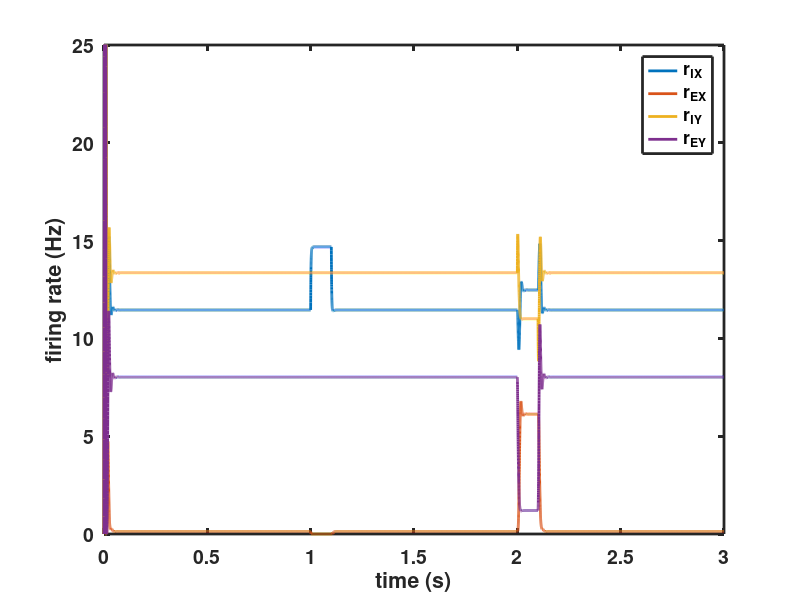

This figure's MATLAB source:
%% parameter
theta_E = -5;
theta_I = 0;
r_max = 100; % Hz
alpha_E = 0.05;
alpha_I = 1;
W_EE = 2;
W_EI = 2.5;
W_IE = -2.5;
W_II = -2;

W_EI_X = 1.75;

%% Time vector
dt = 0.1e-3; % 0.1 ms
t = 0:dt:3;

%% Create vector for extra current
Iapp_E_base = 25 * ones(1, length(t));   % Iapp excitatory base
Iapp_I_base = 20 * ones(1, length(t));   % Iapp inhibitory base

Istim_X = zeros(1, length(t));
Istim_X(1/dt:1.1/dt) = 10;
Istim_Y = zeros(1, length(t));
Istim_Y(2/dt:2.1/dt) = 10;

Iapp_E_X = Iapp_E_base;
Iapp_I_X = Iapp_I_base + Istim_X;
Iapp_E_Y = Iapp_E_base;
Iapp_I_Y = Iapp_I_base + Istim_Y;

tau_E = 5e-3;
tau_I = 5e-3;

%% firing rate r vector
r_E_X = zeros(1, length(t));
r_I_X = zeros(1, length(t));
I_E_X = zeros(1, length(t));
I_I_X = zeros(1, length(t));

r_E_Y = zeros(1, length(t));
r_I_Y = zeros(1, length(t));
I_E_Y = zeros(1, length(t));
I_I_Y = zeros(1, length(t));


for i = 2: length(t)
    %% I for cell X
    I_E_X(1, i-1) = W_EE*r_E_X(1, i-1) + W_IE*r_I_X(1, i-1) + Iapp_E_X(1, i-1);
    I_I_X(1, i-1) = W_EI_X * r_E_Y(1, i-1) + W_EI*r_E_X(1, i-1) + W_II*r_I_X(1, i-1) + Iapp_I_X(1, i-1);


    dr_E_X = (-r_E_X(1, i-1) + alpha_E * ((I_E_X(1, i-1)-theta_E)^2) * sign(I_E_X(1, i-1)-theta_E))*dt/tau_E;
    r_E_X(1, i) = r_E_X(1, i-1)+dr_E_X;

    % adjust the firing rate if it is out of r_max range
    if r_E_X(1, i) < 0
        r_E_X(1, i) = 0;
    elseif r_E_X(1, i) > r_max
        r_E_X(1, i) = r_max;
    end

    dr_I_X = (-r_I_X(1, i-1) + alpha_I * (I_I_X(1, i-1) - theta_I))* dt/tau_I;
    r_I_X(1, i) = r_I_X(1, i-1) +dr_I_X;

    % adjust the firing rate if it is out of r_max range
    if r_I_X(1, i) < 0
        r_I_X(1, i) = 0;
    elseif r_I_X(1, i) > r_max
        r_I_X(1, i) = r_max;
    end


    %% Cell Y
    I_E_Y(1, i-1) = W_EE*r_E_Y(1, i-1) + W_IE*r_I_Y(1, i-1) + Iapp_E_Y(1, i-1);
    I_I_Y(1, i-1) = W_EI*r_E_Y(1, i-1) + W_II*r_I_Y(1, i-1) + Iapp_I_Y(1, i-1);

    dr_E_Y = (-r_E_Y(1, i-1) + alpha_E * ((I_E_Y(1, i-1)-theta_E)^2) * sign(I_E_Y(1, i-1)-theta_E))*dt/tau_E;
    r_E_Y(1, i) = r_E_Y(1, i-1)+dr_E_Y;

    % adjust the firing rate if it is out of r_max range
    if r_E_Y(1, i) < 0
        r_E_Y(1, i) = 0;
    elseif r_E_Y(1, i) > r_max
        r_E_Y(1, i) = r_max;
    end

    dr_I_Y = (-r_I_Y(1, i-1) + alpha_I * (I_I_Y(1, i-1) - theta_I))* dt/tau_I;
    r_I_Y(1, i) = r_I_Y(1, i-1) +dr_I_Y;

    % adjust the firing rate if it is out of r_max range
    if r_I_Y(1, i) < 0
        r_I_Y(1, i) = 0;
    elseif r_I_Y(1, i) > r_max
        r_I_Y(1, i) = r_max;
    end
end



set(0,'DefaultLineLineWidth',2,...
    'DefaultLineMarkerSize',8, ...
    'DefaultAxesLineWidth',2, ...
    'DefaultAxesFontSize',14,...
    'DefaultAxesFontWeight','Bold');

 
    

plot(t, r_I_X(1, :));
legend_vec{1} = "r_I_X";

hold on
plot(t, r_E_X(1, :));
legend_vec{2} = "r_E_X";

hold on
plot(t, r_I_Y(1, :));
legend_vec{3} = "r_I_Y";

hold on
plot(t, r_E_Y(1, :));
legend_vec{4} = "r_E_Y";

xlabel("time (s)")
ylabel("firing rate (Hz)")
legend(legend_vec);

ylim([0 25])


